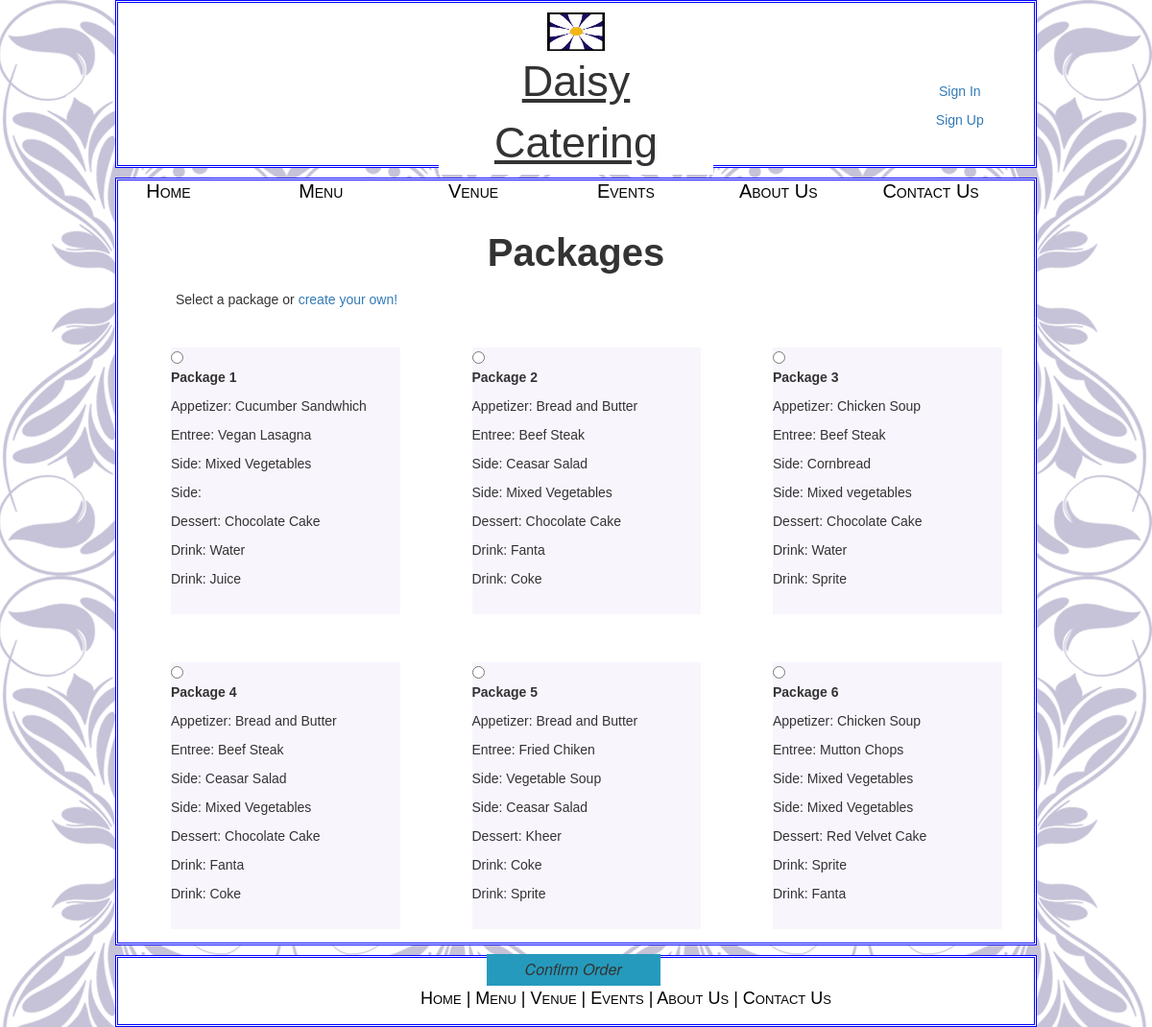
/MenuChoice.php, run on the app's committed database.
### tables this page shows
CREATE TABLE IF NOT EXISTS `menupackages` (
  `PackageID` int(4) NOT NULL AUTO_INCREMENT,
  `Appetizer` varchar(50) NOT NULL,
  `Entree` varchar(50) NOT NULL,
  `SideOne` varchar(50) NOT NULL,
  `SideTwo` varchar(50) DEFAULT NULL,
  `Dessert` varchar(50) NOT NULL,
  `DrinkOne` varchar(50) NOT NULL,
  `DrinkTwo` varchar(50) DEFAULT NULL,
  PRIMARY KEY (`PackageID`),
  KEY `Appetizer` (`Appetizer`),
  KEY `Entree` (`Entree`),
  KEY `PackageID` (`PackageID`),
  KEY `SideOne` (`SideOne`),
  KEY `SideTwo` (`SideTwo`),
  KEY `Dessert` (`Dessert`),
  KEY `DrinkOne` (`DrinkOne`),
  KEY `DrinkTwo` (`DrinkTwo`)
);

### MenuChoice.php (the view, shortened to what this page needs)
<?php
    $connection = new mysqli('localhost','Aleena','','daisycatering');
   ?>
<!DOCTYPE html>
<head>
        <link rel="stylesheet" type="text/css" href="css/bootstrap.css">
        <link rel="stylesheet" type="text/css" href="css/bootstrap.min.css">
        <link rel="stylesheet" type="text/css" href="css/bootstrap-theme.css">
        <link rel="stylesheet" type="text/css" href="css/bootstrap-theme.min.css">
        <link rel="stylesheet" type="text/css" href="/css/main.css">
</head>
<body>
    <div class="EntireScreen">
		<div class="Banner">
        <div class="Logo">
            <img src="Images/logo1.jpg" alt="Daisy Logo" style="height:40px; width:60px">
			</div>
            <p class="DaisyCatering"><u> Daisy Catering</u></p>
                    <div class="TotalnavBar">
				<div class="navBar">
                                    <p class="tab"> <a class="tabText"  href="index.php">Home</a></p>
				</div>
				<div class="navBar">
                                    <p class="tab"> <a class="tabText" href="menu.php">Menu</a></p>
				</div>
				<div class="navBar">
                                    <p class="tab"><a class="tabText"  href="venue.php">Venue</a></p>
				</div>
				<div class="navBar">
                                    <p class="tab"><a class="tabText" href="events.php">Events</a></p>
				</div>
				<div class="navBar">
                                    <p class="tab"><a class="tabText" href="aboutus.php">About Us</a></p>
				</div>
				<div class="navBar">
                                    <p class="tab"><a class="tabText" href="Contactus.php">Contact Us</a></p>
				</div>
			</div>
    <div class="signup">
              <?php   if(isset($_SESSION['MemberID'])){ ?>
                             <div>
                                 <a href="WorkerPHP/logout.php?logout=yes">Sign Out</a>
                            </div>
                             <div>
                                 <a href="AccountDetails.php">Account</a>
                            </div>
                             <div>
                                 <a href="createReservation.php">Create Reservation</a>
                            </div>
                  <?php  }
                    else { ?>
                    <div>
                        <div>
                            <p> <a href="LoginPage.php">Sign In</a></p>
                        </div>
                        <div>
                            <p><a href="createaccount.php">Sign Up</a></p>
                        </div>
                    </div>
                    <?php } ?>
           </div>
        </div>
      <div class="Content">
         <p style="font-size: 40px; text-align: center"><strong>Packages</strong></p>
         <p style="margin-left: 60px"> Select a package or <a href="CreateMenu.php">create your own!</a></p>
            <div class="split" >
                <?php
                           $sql = "SELECT * FROM `menupackages` WHERE PackageID = 21 ";
                           $result = mysqli_query($connection,$sql);
                           echo "<input type='radio' value='21' name='choice' id= 'Package1'>";
                           echo "<p><strong> Package 1 </strong></p>";
                           while ($row = mysqli_fetch_array($result,MYSQLI_ASSOC)) {
                           echo "<p>Appetizer: ". $row['Appetizer']." </p>";
                           echo "<p>Entree: ". $row['Entree']." </p>";
                           echo "<p>Side: ". $row['SideOne']." </p>";
                           echo "<p>Side: ". $row['SideTwo']." </p>";
                           echo "<p>Dessert: ". $row['Dessert']." </p>";
                           echo "<p>Drink: ". $row['DrinkOne']." </p>";
                           echo "<p>Drink: ". $row['DrinkTwo']." </p>";
                           }
                        ?>
            </div>
            <div class="split">
                <?php
                           $sql = "SELECT * FROM `menupackages` WHERE PackageID = 17 ";
                           $result = mysqli_query($connection,$sql);
                           echo "<input type='radio' value='17' name='choice' id= 'Package2'>";
                           echo "<p><strong> Package 2 </strong></p>";
                           while ($row = mysqli_fetch_array($result,MYSQLI_ASSOC)) {
                           echo "<p>Appetizer: ". $row['Appetizer']." </p>";
                           echo "<p>Entree: ". $row['Entree']." </p>";
                           echo "<p>Side: ". $row['SideOne']." </p>";
                           echo "<p>Side: ". $row['SideTwo']." </p>";
                           echo "<p>Dessert: ". $row['Dessert']." </p>";
                           echo "<p>Drink: ". $row['DrinkOne']." </p>";
                           echo "<p>Drink: ". $row['DrinkTwo']." </p>";
                           }
                        ?>
            </div>
            <div class="split">
                <?php
                           $sql = "SELECT * FROM `menupackages` WHERE PackageID = 8 ";
                           $result = mysqli_query($connection,$sql);
                           echo "<input type='radio' value='8' name='choice' id= 'Package3'>";
                           echo "<p><strong> Package 3 </strong></p>";
                           while ($row = mysqli_fetch_array($result,MYSQLI_ASSOC)) {
                           echo "<p>Appetizer: ". $row['Appetizer']." </p>";
                           echo "<p>Entree: ". $row['Entree']." </p>";
                           echo "<p>Side: ". $row['SideOne']." </p>";
                           echo "<p>Side: ". $row['SideTwo']." </p>";
                           echo "<p>Dessert: ". $row['Dessert']." </p>";
                           echo "<p>Drink: ". $row['DrinkOne']." </p>";
                           echo "<p>Drink: ". $row['DrinkTwo']." </p>";
                           }
                        ?>
            </div>
            <div class="split">
                <?php
                           $sql = "SELECT * FROM `menupackages` WHERE PackageID = 17 ";
                           $result = mysqli_query($connection,$sql);
                           echo "<input type='radio' value='17' name='choice' id= 'Package4'>";
                           echo "<p><strong> Package 4 </strong></p>";
                           while ($row = mysqli_fetch_array($result,MYSQLI_ASSOC)) {
                           echo "<p>Appetizer: ". $row['Appetizer']." </p>";
                           echo "<p>Entree: ". $row['Entree']." </p>";
                           echo "<p>Side: ". $row['SideOne']." </p>";
                           echo "<p>Side: ". $row['SideTwo']." </p>";
                           echo "<p>Dessert: ". $row['Dessert']." </p>";
                           echo "<p>Drink: ". $row['DrinkOne']." </p>";
                           echo "<p>Drink: ". $row['DrinkTwo']." </p>";
                           }
                        ?>
            </div>
            <div class="split">
                <?php
                           $sql = "SELECT * FROM `menupackages` WHERE PackageID = 15 ";
                           $result = mysqli_query($connection,$sql);
                           echo "<input type='radio' value='15' name='choice' id= 'Package5'>";
                           echo "<p><strong> Package 5 </strong></p>";
                           while ($row = mysqli_fetch_array($result,MYSQLI_ASSOC)) {
                           echo "<p>Appetizer: ". $row['Appetizer']." </p>";
                           echo "<p>Entree: ". $row['Entree']." </p>";
                           echo "<p>Side: ". $row['SideOne']." </p>";
                           echo "<p>Side: ". $row['SideTwo']." </p>";
                           echo "<p>Dessert: ". $row['Dessert']." </p>";
                           echo "<p>Drink: ". $row['DrinkOne']." </p>";
                           echo "<p>Drink: ". $row['DrinkTwo']." </p>";
                           }
                        ?>
            </div>
            <div class="split">
                <?php
                           $sql = "SELECT * FROM `menupackages` WHERE PackageID = 19 ";
                           $result = mysqli_query($connection,$sql);
                           echo "<input type='radio' value='19' name='choice' id= 'Package6'>";
                           echo "<p><strong> Package 6 </strong></p>";
                           while ($row = mysqli_fetch_array($result,MYSQLI_ASSOC)) {
                           echo "<p>Appetizer: ". $row['Appetizer']." </p>";
                           echo "<p>Entree: ". $row['Entree']." </p>";
                           echo "<p>Side: ". $row['SideOne']." </p>";
                           echo "<p>Side: ". $row['SideTwo']." </p>";
                           echo "<p>Dessert: ". $row['Dessert']." </p>";
                           echo "<p>Drink: ". $row['DrinkOne']." </p>";
                           echo "<p>Drink: ". $row['DrinkTwo']." </p>";
                           }
                        ?>
            </div>
            <div class="button">
                <button class="buttonstyle" type="submit" id="confirm"><i>Confirm Order</i></button>
            </div>
  </div>
        <div class="Footer" >
            <p class="FooterText"><a class="BottomLinks" href="index.php">Home</a>  |  <a class="BottomLinks" href="menu.php"> Menu </a>  |
                <a class="BottomLinks" href="venue.php"> Venue </a>  |  <a class="BottomLinks" href="events.php"> Events </a>   |
                <a class="BottomLinks" href="aboutus.php"> About Us </a>   |   <a class="BottomLinks" href="Contactus.php"> Contact Us </a></p>
		</div>
</div>
</body>
</html>

### main.css (style rules this page uses)
.EntireScreen { width: 100%; height: 220%; background-image: url("C:\wamp64\www\NetBeansProjects\Images"); background-attachment: fixed; }
.Banner { width:80%; height:175px; margin: auto 10% auto 10%; background-color: white; text-align:center; border-color:blue; border-style:double; }
.signup { margin:-150px 0px 0px 1000px; width:70px; }
.Logo { background-color: white; margin-top:10px; }
.DaisyCatering { width: 30%; margin: 0px auto 0px auto; font-size: 45px; background-color: white; }
.TotalnavBar { position: relative; top: 0px; height: 2%; width: 100%; margin: 25px -77px; }
.navBar { float: left; width: 16.65%; height: 100%; margin: 1px 0px; }
.tab { font-size: 20px; position: relative; top: -23px; left: 50px; }
.tabText { text-decoration: none; color: black; font-family: 'Century Gothic', sans-serif; font-size: 20px; font-variant: small-caps; font-weight: 400; }
.Content { width: 80%; margin: 10px 10% auto 10%; background-color: white; border-color:blue; border-style:double; }
.button { margin:80px auto 0px auto; width:30%; }
.buttonstyle { background-color: #269abc; border: white; padding: 5px 40px; text-align: center; text-decoration: none; display: inline-block; font-size: 16px; margin: 6px 2px; cursor: pointer; }
.Footer { width: 80%; margin: 10px 10% auto 10%; height: 75px; background-color: white; border-color:blue; border-style:double; }
.FooterText { text-decoration: none; color: black; font-size: 15px; margin-top: 30px; margin-left: 315px; font-family:'Century Gothic', sans-serif; font-size: 18px; font-variant: small-caps; }
a.BottomLinks { color: black; text-decoration: none; }
p { font-family: 'Century Gothic', sans-serif; }

### MenuChoice.php (style rules this page uses)
.EntireScreen { width: 100%; height: 220%; background-image: url("Images/Background2.png"); background-attachment: fixed; }
.Banner { width:80%; height:175px; margin: auto 10% auto 10%; background-color: white; text-align:center; border-color:blue; border-style:double; }
.signup { margin:-150px 20px 0px 1000px; width:12%; float:right; }
.Logo { background-color: white; margin-top:10px; }
.DaisyCatering { width: 30%; margin: 0px auto 0px auto; font-size: 45px; background-color: white; }
.TotalnavBar { position: relative; top: 0px; height: 2%; width: 100%; margin: 25px -77px; }
.navBar { float: left; width: 16.65%; height: 100%; margin: 1px 0px; }
.tab { font-size: 20px; position: relative; top: -23px; left: 50px; }
.tabText { text-decoration: none; color: black; font-family: 'Century Gothic', sans-serif; font-size: 20px; font-variant: small-caps; font-weight: 400; }
.Content { width: 80%; height:800px; margin: 10px 10% auto 10%; background-color: white; border-color:blue; border-style:double; }
.Footer { width: 80%; margin: 10px 10% auto 10%; height: 75px; background-color: white; border-color:blue; border-style:double; }
.FooterText { text-decoration: none; color: black; font-size: 15px; margin-top: 30px; margin-left: 315px; font-family:'Century Gothic', sans-serif; font-size: 18px; font-variant: small-caps; }
a.BottomLinks { color: black; text-decoration: none; }
p { font-family: 'Century Gothic', sans-serif; }
.split { background-color: rgba(147, 91, 222, 0.06); float: left; width:25%; height:35%; margin: 30px 20px 20px 55px; }
.button { margin: 50px auto 10px auto ; width:20%; }

### data on the page
menupackages: Appetizer "Cucumber Sandwhich", Entree "Vegan Lasagna", SideOne "Mixed Vegetables", Dessert "Chocolate Cake", DrinkOne "Water", DrinkTwo "Juice"
menupackages: Appetizer "Bread and Butter", Entree "Beef Steak", SideOne "Ceasar Salad", SideTwo "Mixed Vegetables", Dessert "Chocolate Cake", DrinkOne "Fanta", DrinkTwo "Coke"
menupackages: Appetizer "Chicken Soup", Entree "Beef Steak", SideOne "Cornbread", SideTwo "Mixed vegetables", Dessert "Chocolate Cake", DrinkOne "Water", DrinkTwo "Sprite"
menupackages: Appetizer "Bread and Butter", Entree "Fried Chiken", SideOne "Vegetable Soup", SideTwo "Ceasar Salad", Dessert "Kheer", DrinkOne "Coke", DrinkTwo "Sprite"
menupackages: Appetizer "Chicken Soup", Entree "Mutton Chops", SideOne "Mixed Vegetables", SideTwo "Mixed Vegetables", Dessert "Red Velvet Cake", DrinkOne "Sprite", DrinkTwo "Fanta"
